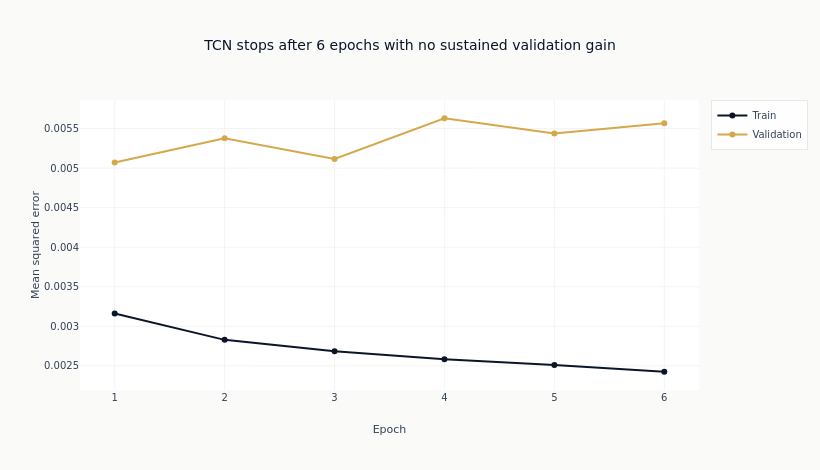

Notebook code for this chart:
### Code cell
epochs_axis = list(range(1, len(history["train_loss"]) + 1))
fig = go.Figure()
fig.add_trace(
    go.Scatter(
        x=epochs_axis,
        y=history["train_loss"],
        mode="lines+markers",
        name="Train",
        line_color=COLORS["blue"],
    )
)
fig.add_trace(
    go.Scatter(
        x=epochs_axis,
        y=history["val_loss"],
        mode="lines+markers",
        name="Validation",
        line_color=COLORS["amber"],
    )
)
fig.update_layout(
    title=f"TCN stops after {len(epochs_axis)} epochs with no sustained validation gain",
    xaxis_title="Epoch",
    yaxis_title="Mean squared error",
    width=820,
    height=470,
)
fig.show()

### Figure 1 — Plotly figure (JSON) as saved in the notebook; plotly's stock layout.template omitted (floating-point values rounded to 4 significant figures)
{"data": [{"line": {"color": "#0a1628"}, "mode": "lines+markers", "name": "Train", "type": "scatter", "x": [1, 2, 3, 4, 5, 6], "y": [0.003161, 0.002829, 0.002686, 0.002584, 0.002512, 0.002426]}, {"line": {"color": "#D4A84B"}, "mode": "lines+markers", "name": "Validation", "type": "scatter", "x": [1, 2, 3, 4, 5, 6], "y": [0.005071, 0.005379, 0.005114, 0.00563, 0.005436, 0.005566]}], "layout": {"height": 470, "title": {"text": "TCN stops after 6 epochs with no sustained validation gain"}, "width": 820, "xaxis": {"title": {"text": "Epoch"}}, "yaxis": {"title": {"text": "Mean squared error"}}}}
